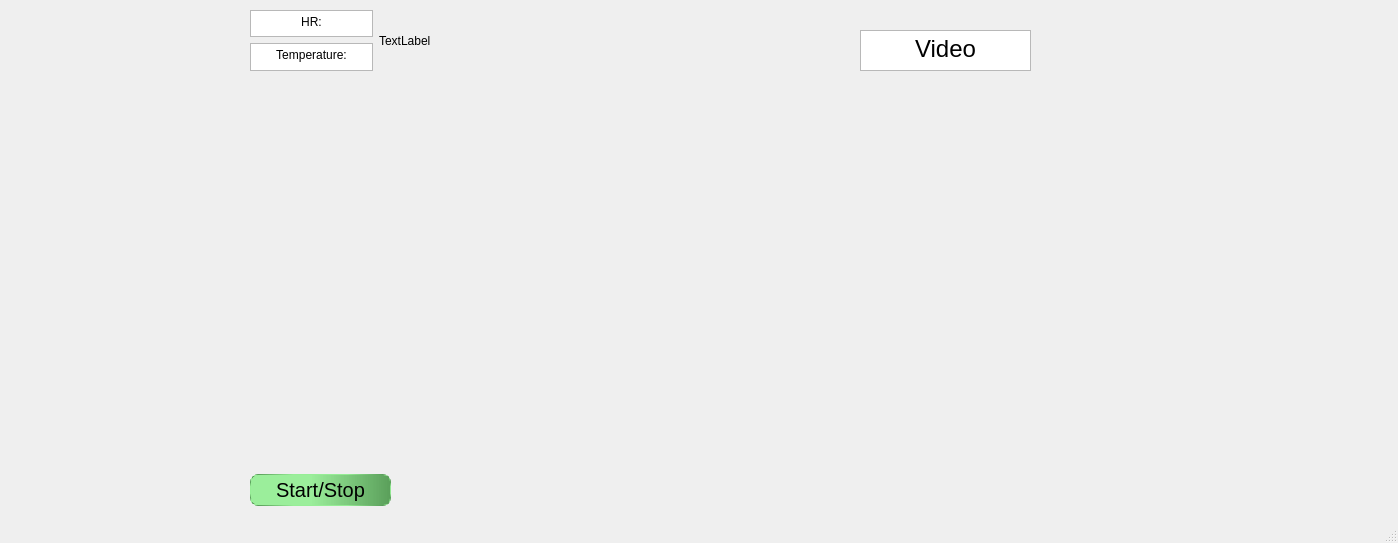
<?xml version="1.0" encoding="UTF-8"?>
<ui version="4.0">
 <class>MainWindow</class>
 <widget class="QMainWindow" name="MainWindow">
  <property name="geometry">
   <rect>
    <x>0</x>
    <y>0</y>
    <width>1398</width>
    <height>543</height>
   </rect>
  </property>
  <property name="windowTitle">
   <string>MainWindow</string>
  </property>
  <widget class="QWidget" name="centralwidget">
   <widget class="QWidget" name="verticalLayoutWidget_3">
    <property name="geometry">
     <rect>
      <x>250</x>
      <y>470</y>
      <width>141</width>
      <height>41</height>
     </rect>
    </property>
    <layout class="QVBoxLayout" name="verticalLayout_3">
     <item>
      <widget class="QPushButton" name="pushButton">
       <property name="styleSheet">
        <string notr="true"> QPushButton
{
    color: black;
    background-color:qlineargradient(spread:pad, x1:0, y1:0, x2:1, y2:0, stop:0.431818 rgba(144, 238, 144, 225), stop:1 rgba(90, 159, 90, 255));
    border-width: 1px;
    border-color:qradialgradient(spread:pad, cx:0.5, cy:0.5, radius:0.5, fx:0.5, fy:0.5, stop:0.431818 rgba(144, 238, 144, 225), stop:1 rgba(90, 159, 90, 255));
border-style: solid;
    border-radius:8;
    padding: 3px;
    font-size: 20px;
    padding-left: 5px;
    padding-right: 5px;

}

QPushButton::disabled {

background-color:rgb(216, 216, 216);
font-weight:bold;
border-width: 2px;
    border-color: #1e1e1e;
    border-style: solid;
}


QPushButton:hover
{
    background-color:rgb(60, 179, 113);
}


 QPushButton:open
{
   background-color:rgba(255, 7, 7, 150);
         border-color:qlineargradient(spread:pad, x1:0, y1:0, x2:1, y2:0, stop:0 rgba(217, 0, 0, 255), stop:1 rgba(199, 45, 34, 236))

}
  QPushButton:open:hover
{
   background-color:rgb(255, 7, 7);
}

QWidget:focus
{
        border-width: 2px;
    border-color: rgb(255, 180, 3);
    border-style: solid;
}


</string>
       </property>
       <property name="text">
        <string>Start/Stop</string>
       </property>
       <property name="checkable">
        <bool>true</bool>
       </property>
      </widget>
     </item>
    </layout>
   </widget>
   <widget class="QWidget" name="gridLayoutWidget">
    <property name="geometry">
     <rect>
      <x>60</x>
      <y>80</y>
      <width>551</width>
      <height>391</height>
     </rect>
    </property>
    <layout class="QGridLayout" name="grid1">
     <item row="1" column="0">
      <widget class="QWidget" name="widget" native="true"/>
     </item>
    </layout>
   </widget>
   <widget class="QWidget" name="gridLayoutWidget_2">
    <property name="geometry">
     <rect>
      <x>250</x>
      <y>10</y>
      <width>181</width>
      <height>61</height>
     </rect>
    </property>
    <layout class="QGridLayout" name="gridLayout">
     <item row="1" column="0">
      <widget class="QTextEdit" name="textEdit">
       <property name="baseSize">
        <size>
         <width>20</width>
         <height>10</height>
        </size>
       </property>
       <property name="html">
        <string>&lt;!DOCTYPE HTML PUBLIC &quot;-//W3C//DTD HTML 4.0//EN&quot; &quot;http://www.w3.org/TR/REC-html40/strict.dtd&quot;&gt;
&lt;html&gt;&lt;head&gt;&lt;meta name=&quot;qrichtext&quot; content=&quot;1&quot; /&gt;&lt;style type=&quot;text/css&quot;&gt;
p, li { white-space: pre-wrap; }
&lt;/style&gt;&lt;/head&gt;&lt;body style=&quot; font-family:'MS Shell Dlg 2'; font-size:8.25pt; font-weight:400; font-style:normal;&quot;&gt;
&lt;p align=&quot;center&quot; style=&quot; margin-top:0px; margin-bottom:0px; margin-left:0px; margin-right:0px; -qt-block-indent:0; text-indent:0px;&quot;&gt;&lt;span style=&quot; font-size:9pt;&quot;&gt;HR:&lt;/span&gt;&lt;/p&gt;&lt;/body&gt;&lt;/html&gt;</string>
       </property>
      </widget>
     </item>
     <item row="2" column="0">
      <widget class="QTextEdit" name="textEdit_2">
       <property name="html">
        <string>&lt;!DOCTYPE HTML PUBLIC &quot;-//W3C//DTD HTML 4.0//EN&quot; &quot;http://www.w3.org/TR/REC-html40/strict.dtd&quot;&gt;
&lt;html&gt;&lt;head&gt;&lt;meta name=&quot;qrichtext&quot; content=&quot;1&quot; /&gt;&lt;style type=&quot;text/css&quot;&gt;
p, li { white-space: pre-wrap; }
&lt;/style&gt;&lt;/head&gt;&lt;body style=&quot; font-family:'MS Shell Dlg 2'; font-size:8.25pt; font-weight:400; font-style:normal;&quot;&gt;
&lt;p align=&quot;center&quot; style=&quot; margin-top:0px; margin-bottom:0px; margin-left:0px; margin-right:0px; -qt-block-indent:0; text-indent:0px;&quot;&gt;&lt;span style=&quot; font-size:9pt;&quot;&gt;Temperature:&lt;/span&gt;&lt;/p&gt;&lt;/body&gt;&lt;/html&gt;</string>
       </property>
      </widget>
     </item>
     <item row="1" column="1" rowspan="2">
      <widget class="QLabel" name="label">
       <property name="text">
        <string>TextLabel</string>
       </property>
      </widget>
     </item>
    </layout>
   </widget>
   <widget class="QWidget" name="gridLayoutWidget_3">
    <property name="geometry">
     <rect>
      <x>649</x>
      <y>79</y>
      <width>691</width>
      <height>391</height>
     </rect>
    </property>
    <layout class="QGridLayout" name="gridLayout_2">
     <item row="0" column="0">
      <widget class="QLabel" name="label_image">
       <property name="baseSize">
        <size>
         <width>640</width>
         <height>480</height>
        </size>
       </property>
       <property name="autoFillBackground">
        <bool>true</bool>
       </property>
       <property name="frameShape">
        <enum>QFrame::NoFrame</enum>
       </property>
       <property name="frameShadow">
        <enum>QFrame::Plain</enum>
       </property>
       <property name="lineWidth">
        <number>1</number>
       </property>
       <property name="text">
        <string/>
       </property>
      </widget>
     </item>
    </layout>
   </widget>
   <widget class="QWidget" name="verticalLayoutWidget">
    <property name="geometry">
     <rect>
      <x>860</x>
      <y>30</y>
      <width>171</width>
      <height>41</height>
     </rect>
    </property>
    <layout class="QVBoxLayout" name="verticalLayout">
     <item>
      <widget class="QTextBrowser" name="textBrowser">
       <property name="baseSize">
        <size>
         <width>20</width>
         <height>10</height>
        </size>
       </property>
       <property name="font">
        <font>
         <weight>50</weight>
         <bold>false</bold>
        </font>
       </property>
       <property name="html">
        <string>&lt;!DOCTYPE HTML PUBLIC &quot;-//W3C//DTD HTML 4.0//EN&quot; &quot;http://www.w3.org/TR/REC-html40/strict.dtd&quot;&gt;
&lt;html&gt;&lt;head&gt;&lt;meta name=&quot;qrichtext&quot; content=&quot;1&quot; /&gt;&lt;style type=&quot;text/css&quot;&gt;
p, li { white-space: pre-wrap; }
&lt;/style&gt;&lt;/head&gt;&lt;body style=&quot; font-family:'MS Shell Dlg 2'; font-size:8.25pt; font-weight:400; font-style:normal;&quot;&gt;
&lt;p align=&quot;center&quot; style=&quot; margin-top:0px; margin-bottom:0px; margin-left:0px; margin-right:0px; -qt-block-indent:0; text-indent:0px;&quot;&gt;&lt;span style=&quot; font-size:18pt;&quot;&gt;Video&lt;/span&gt;&lt;/p&gt;&lt;/body&gt;&lt;/html&gt;</string>
       </property>
      </widget>
     </item>
    </layout>
   </widget>
  </widget>
  <widget class="QStatusBar" name="statusbar"/>
 </widget>
 <resources/>
 <connections/>
</ui>
